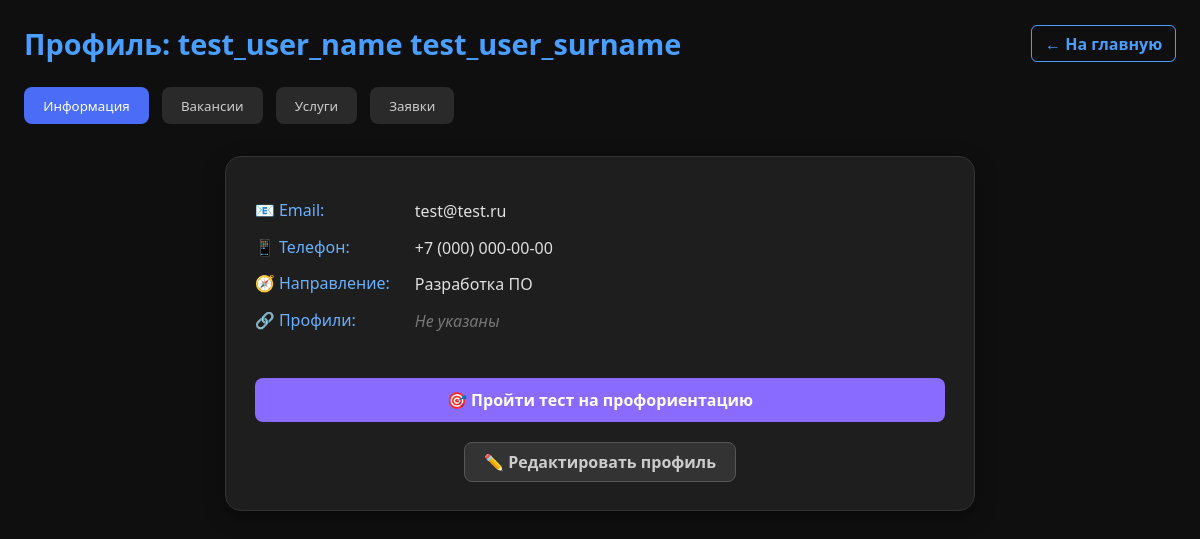
/src/pages/profile/profile.php (signed in), run on the app's committed database.
### tables this page shows
CREATE TABLE `users` (
  `id` int NOT NULL,
  `name` varchar(100) NOT NULL,
  `surname` varchar(100) NOT NULL,
  `patronymic` varchar(100) NOT NULL,
  `birth_date` date NOT NULL,
  `country` varchar(100) NOT NULL,
  `region` varchar(100) NOT NULL,
  `city` varchar(100) NOT NULL,
  `phone` varchar(20) NOT NULL,
  `email` varchar(150) NOT NULL,
  `password` varchar(255) NOT NULL,
  `created_at` timestamp NULL DEFAULT CURRENT_TIMESTAMP,
  `about` text,
  `skills` text,
  `direction` varchar(255) DEFAULT NULL,
  `role` varchar(255) DEFAULT NULL,
  `experience_years` tinyint UNSIGNED DEFAULT NULL,
  `linkedin` varchar(255) DEFAULT NULL,
  `telegram` varchar(255) DEFAULT NULL,
  `github` varchar(255) DEFAULT NULL
);

### src/pages/profile/profile.php (the view, shortened to what the rows shown need)
<?php
$user_id = (int)$_SESSION['user_id'];
$host = 'localhost';
$dbname = 'working';
$username = 'root';
$password = 'root';
try {
    $pdo = new PDO("mysql:host=$host;dbname=$dbname;charset=utf8", $username, $password);
    $pdo->setAttribute(PDO::ATTR_ERRMODE, PDO::ERRMODE_EXCEPTION);
} catch (PDOException $e) {
    die("Ошибка подключения к БД: " . htmlspecialchars($e->getMessage(), ENT_QUOTES, 'UTF-8'));
}
$stmt = $pdo->prepare("SELECT * FROM users WHERE id = ?");
$stmt->execute([$user_id]);
$user = $stmt->fetch(PDO::FETCH_ASSOC);
$user_skills_array = !empty($user['skills'])
    ? array_map('trim', explode(',', $user['skills']))
    : [];
$popular_skills = [
    'Python', 'JavaScript', 'PHP', 'Java', 'C++', 'TypeScript', 'SQL', 'Git',
    'React', 'Vue.js', 'Node.js', 'Docker', 'Kubernetes', 'Figma', 'Adobe Photoshop',
    'UI/UX', 'Data Analysis', 'Machine Learning', 'Cybersecurity', 'HTML', 'CSS'
];
?>
<!DOCTYPE html>
<html lang="ru">
<head>
</head>
<body>
<div class="header">
    <h1>Профиль: <?= htmlspecialchars($user['name'] . ' ' . $user['surname']) ?></h1>
    <a href="../main/main.php" class="back">← На главную</a>
</div>
<div id="info" class="tab-content active">
    <?php if (!empty($_GET['edit']) && $_GET['edit'] === 'profile'): ?>
        <div class="profile-card">
            <?php if (!empty($error)): ?>
                <div style="color: #ff6b6b; margin-bottom: 1rem;"><?= $error ?></div>
            <?php endif; ?>
            <form method="POST" action="">
                <div class="form-group">
                    <label>📧 Email</label>
                    <div><?= htmlspecialchars($user['email']) ?></div>
                </div>
                <div class="form-group">
                    <label>📱 Телефон</label>
                    <div><?= htmlspecialchars($user['phone']) ?></div>
                </div>
                <div class="form-group">
                    <label>💼 Должность / Роль</label>
                    <input type="text" name="role" class="form-control" value="<?= htmlspecialchars($user['role'] ?? '') ?>" placeholder="Например: Product Manager">
                </div>
                <div class="form-group">
                    <label>🧭 Направление деятельности</label>
                    <select name="direction" class="form-control">
                        <option value="">— Выберите —</option>
                        <option value="Разработка ПО" <?= ($user['direction'] ?? '') === 'Разработка ПО' ? 'selected' : '' ?>>Разработка ПО</option>
                        <option value="Веб-разработка" <?= ($user['direction'] ?? '') === 'Веб-разработка' ? 'selected' : '' ?>>Веб-разработка</option>
                        <option value="Мобильная разработка" <?= ($user['direction'] ?? '') === 'Мобильная разработка' ? 'selected' : '' ?>>Мобильная разработка</option>
                        <option value="DevOps / SRE" <?= ($user['direction'] ?? '') === 'DevOps / SRE' ? 'selected' : '' ?>>DevOps / SRE</option>
                        <option value="Data Science" <?= ($user['direction'] ?? '') === 'Data Science' ? 'selected' : '' ?>>Data Science</option>
                        <option value="Искусственный интеллект" <?= ($user['direction'] ?? '') === 'Искусственный интеллект' ? 'selected' : '' ?>>Искусственный интеллект</option>
                        <option value="Машинное обучение" <?= ($user['direction'] ?? '') === 'Машинное обучение' ? 'selected' : '' ?>>Машинное обучение</option>
                        <option value="Анализ данных" <?= ($user['direction'] ?? '') === 'Анализ данных' ? 'selected' : '' ?>>Анализ данных</option>
                        <option value="Кибербезопасность" <?= ($user['direction'] ?? '') === 'Кибербезопасность' ? 'selected' : '' ?>>Кибербезопасность</option>
                        <option value="Тестирование ПО (QA)" <?= ($user['direction'] ?? '') === 'Тестирование ПО (QA)' ? 'selected' : '' ?>>Тестирование ПО (QA)</option>
                        <option value="Системное администрирование" <?= ($user['direction'] ?? '') === 'Системное администрирование' ? 'selected' : '' ?>>Системное администрирование</option>
                        <option value="Сетевые технологии" <?= ($user['direction'] ?? '') === 'Сетевые технологии' ? 'selected' : '' ?>>Сетевые технологии</option>
                        <option value="Blockchain / Web3" <?= ($user['direction'] ?? '') === 'Blockchain / Web3' ? 'selected' : '' ?>>Blockchain / Web3</option>
                        <option value="Облачные технологии" <?= ($user['direction'] ?? '') === 'Облачные технологии' ? 'selected' : '' ?>>Облачные технологии</option>
                        <option value="Игровая индустрия" <?= ($user['direction'] ?? '') === 'Игровая индустрия' ? 'selected' : '' ?>>Игровая индустрия</option>
                        <option value="Управление продуктом (PM)" <?= ($user['direction'] ?? '') === 'Управление продуктом (PM)' ? 'selected' : '' ?>>Управление продуктом (PM)</option>
                        <option value="Проектный менеджмент" <?= ($user['direction'] ?? '') === 'Проектный менеджмент' ? 'selected' : '' ?>>Проектный менеджмент</option>
                        <option value="Бизнес-аналитика" <?= ($user['direction'] ?? '') === 'Бизнес-аналитика' ? 'selected' : '' ?>>Бизнес-аналитика</option>
                        <option value="Стратегия и консалтинг" <?= ($user['direction'] ?? '') === 'Стратегия и консалтинг' ? 'selected' : '' ?>>Стратегия и консалтинг</option>
                        <option value="Операционное управление" <?= ($user['direction'] ?? '') === 'Операционное управление' ? 'selected' : '' ?>>Операционное управление</option>
                        <option value="Предпринимательство" <?= ($user['direction'] ?? '') === 'Предпринимательство' ? 'selected' : '' ?>>Предпринимательство</option>
                        <option value="Маркетинг" <?= ($user['direction'] ?? '') === 'Маркетинг' ? 'selected' : '' ?>>Маркетинг</option>
                        <option value="Digital-маркетинг" <?= ($user['direction'] ?? '') === 'Digital-маркетинг' ? 'selected' : '' ?>>Digital-маркетинг</option>
                        <option value="Контент-маркетинг" <?= ($user['direction'] ?? '') === 'Контент-маркетинг' ? 'selected' : '' ?>>Контент-маркетинг</option>
                        <option value="SEO / SMM" <?= ($user['direction'] ?? '') === 'SEO / SMM' ? 'selected' : '' ?>>SEO / SMM</option>
                        <option value="Продажи" <?= ($user['direction'] ?? '') === 'Продажи' ? 'selected' : '' ?>>Продажи</option>
                        <option value="Реклама" <?= ($user['direction'] ?? '') === 'Реклама' ? 'selected' : '' ?>>Реклама</option>
                        <option value="PR" <?= ($user['direction'] ?? '') === 'PR' ? 'selected' : '' ?>>PR</option>
                        <option value="Финансы" <?= ($user['direction'] ?? '') === 'Финансы' ? 'selected' : '' ?>>Финансы</option>
                        <option value="Бухгалтерия" <?= ($user['direction'] ?? '') === 'Бухгалтерия' ? 'selected' : '' ?>>Бухгалтерия</option>
                        <option value="Аудит" <?= ($user['direction'] ?? '') === 'Аудит' ? 'selected' : '' ?>>Аудит</option>
                        <option value="Инвестиции" <?= ($user['direction'] ?? '') === 'Инвестиции' ? 'selected' : '' ?>>Инвестиции</option>
                        <option value="Страхование" <?= ($user['direction'] ?? '') === 'Страхование' ? 'selected' : '' ?>>Страхование</option>
                        <option value="Юриспруденция" <?= ($user['direction'] ?? '') === 'Юриспруденция' ? 'selected' : '' ?>>Юриспруденция</option>
                        <option value="Комплаенс" <?= ($user['direction'] ?? '') === 'Комплаенс' ? 'selected' : '' ?>>Комплаенс</option>
                        <option value="Налоговое право" <?= ($user['direction'] ?? '') === 'Налоговое право' ? 'selected' : '' ?>>Налоговое право</option>
                        <option value="UI/UX-дизайн" <?= ($user['direction'] ?? '') === 'UI/UX-дизайн' ? 'selected' : '' ?>>UI/UX-дизайн</option>
                        <option value="Графический дизайн" <?= ($user['direction'] ?? '') === 'Графический дизайн' ? 'selected' : '' ?>>Графический дизайн</option>
                        <option value="Моушн-дизайн" <?= ($user['direction'] ?? '') === 'Моушн-дизайн' ? 'selected' : '' ?>>Моушн-дизайн</option>
                        <option value="Видео и монтаж" <?= ($user['direction'] ?? '') === 'Видео и монтаж' ? 'selected' : '' ?>>Видео и монтаж</option>
                        <option value="Фотография" <?= ($user['direction'] ?? '') === 'Фотография' ? 'selected' : '' ?>>Фотография</option>
                        <option value="Музыка и звук" <?= ($user['direction'] ?? '') === 'Музыка и звук' ? 'selected' : '' ?>>Музыка и звук</option>
                        <option value="Копирайтинг" <?= ($user['direction'] ?? '') === 'Копирайтинг' ? 'selected' : '' ?>>Копирайтинг</option>
                        <option value="Журналистика" <?= ($user['direction'] ?? '') === 'Журналистика' ? 'selected' : '' ?>>Журналистика</option>
                        <option value="Образование" <?= ($user['direction'] ?? '') === 'Образование' ? 'selected' : '' ?>>Образование</option>
                        <option value="Научные исследования" <?= ($user['direction'] ?? '') === 'Научные исследования' ? 'selected' : '' ?>>Научные исследования</option>
                        <option value="Медицина" <?= ($user['direction'] ?? '') === 'Медицина' ? 'selected' : '' ?>>Медицина</option>
                        <option value="Психология" <?= ($user['direction'] ?? '') === 'Психология' ? 'selected' : '' ?>>Психология</option>
                        <option value="Биотехнологии" <?= ($user['direction'] ?? '') === 'Биотехнологии' ? 'selected' : '' ?>>Биотехнологии</option>
                        <option value="Инженерия" <?= ($user['direction'] ?? '') === 'Инженерия' ? 'selected' : '' ?>>Инженерия</option>
                        <option value="Строительство" <?= ($user['direction'] ?? '') === 'Строительство' ? 'selected' : '' ?>>Строительство</option>
                        <option value="Архитектура" <?= ($user['direction'] ?? '') === 'Архитектура' ? 'selected' : '' ?>>Архитектура</option>
                        <option value="Логистика" <?= ($user['direction'] ?? '') === 'Логистика' ? 'selected' : '' ?>>Логистика</option>
                        <option value="Сельское хозяйство" <?= ($user['direction'] ?? '') === 'Сельское хозяйство' ? 'selected' : '' ?>>Сельское хозяйство</option>
                        <option value="Энергетика" <?= ($user['direction'] ?? '') === 'Энергетика' ? 'selected' : '' ?>>Энергетика</option>
                        <option value="HR и рекрутинг" <?= ($user['direction'] ?? '') === 'HR и рекрутинг' ? 'selected' : '' ?>>HR и рекрутинг</option>
                        <option value="Государственная служба" <?= ($user['direction'] ?? '') === 'Государственная служба' ? 'selected' : '' ?>>Государственная служба</option>
                        <option value="НКО и социальные проекты" <?= ($user['direction'] ?? '') === 'НКО и социальные проекты' ? 'selected' : '' ?>>НКО и социальные проекты</option>
                        <option value="Туризм и гостеприимство" <?= ($user['direction'] ?? '') === 'Туризм и гостеприимство' ? 'selected' : '' ?>>Туризм и гостеприимство</option>
                        <option value="Ресторанный бизнес" <?= ($user['direction'] ?? '') === 'Ресторанный бизнес' ? 'selected' : '' ?>>Ресторанный бизнес</option>
                        <option value="Розничная торговля" <?= ($user['direction'] ?? '') === 'Розничная торговля' ? 'selected' : '' ?>>Розничная торговля</option>
                        <option value="Автомобильный бизнес" <?= ($user['direction'] ?? '') === 'Автомобильный бизнес' ? 'selected' : '' ?>>Автомобильный бизнес</option>
                        <option value="Другое" <?= ($user['direction'] ?? '') === 'Другое' ? 'selected' : '' ?>>Другое</option>
                    </select>
                </div>
                <div class="form-group">
                    <label>📅 Опыт работы (лет)</label>
                    <input type="number" name="experience_years" class="form-control" value="<?= (int)($user['experience_years'] ?? 0) ?>" min="0" max="60">
                </div>
                <div class="form-group">
                    <label>📝 О себе</label>
                    <textarea name="about" class="form-control" placeholder="Расскажите о себе..."><?= htmlspecialchars($user['about'] ?? '') ?></textarea>
                </div>
                <div class="form-group">
                    <label>🛠️ Навыки</label>
                    <p style="color:#888; font-size:0.9rem; margin-bottom:0.6rem;">Выберите популярные навыки и/или добавьте свои:</p>
                    <div class="skills-checklist">
                        <?php foreach ($popular_skills as $skill): ?>
                            <label class="skill-checkbox">
                                <input type="checkbox" name="skills[]" value="<?= htmlspecialchars($skill) ?>"
                                    <?= in_array($skill, $user_skills_array) ? 'checked' : '' ?>>
                                <?= htmlspecialchars($skill) ?>
                            </label>
                        <?php endforeach; ?>
                    </div>
                    <input type="text" name="custom_skills" class="form-control"
                        placeholder="Или введите свои навыки через запятую: Swift, Unity, Blender..."
                        value="">
                </div>
                <div class="form-group">
                    <label>🔗 Профили</label>
                    <input type="url" name="linkedin" class="form-control" value="<?= htmlspecialchars($user['linkedin'] ?? '') ?>" placeholder="https://linkedin.com/in/...">
                    <input type="text" name="telegram" class="form-control" value="<?= htmlspecialchars($user['telegram'] ?? '') ?>" placeholder="@username">
                    <input type="url" name="github" class="form-control" value="<?= htmlspecialchars($user['github'] ?? '') ?>" placeholder="https://github.com/...">
                </div>
                <div class="form-actions">
                    <button type="submit" name="save_profile" class="btn btn-primary">Сохранить профиль</button>
                    <a href="?tab=info" class="btn btn-secondary">Отмена</a>
                </div>
            </form>
        </div>
    <?php else: ?>
        <div class="profile-card">
            <div class="info-row">
                <div class="info-label">📧 Email:</div>
                <div class="info-value"><?= htmlspecialchars($user['email']) ?></div>
            </div>
            <div class="info-row">
                <div class="info-label">📱 Телефон:</div>
                <div class="info-value"><?= htmlspecialchars($user['phone']) ?></div>
            </div>
            <?php if (!empty($user['direction'])): ?>
            <div class="info-row">
                <div class="info-label">🧭 Направление:</div>
                <div class="info-value"><?= htmlspecialchars($user['direction']) ?></div>
            </div>
            <?php endif; ?>
            <div class="info-row">
                <div class="info-label">🔗 Профили:</div>
                <div class="info-value">
                    <?php if (empty($user['linkedin']) && empty($user['telegram']) && empty($user['github'])): ?>
                        <i>Не указаны</i>
                    <?php endif; ?>
                </div>
            </div>
            <div style="text-align: center; margin-top: 1.8rem;">
                <a href="../test/test.php" target="_blank" class="btn btn-test">
                    🎯 Пройти тест на профориентацию
                </a>
            </div>
            <div style="text-align: center; margin-top: 1.2rem;">
                <a href="?edit=profile" class="btn btn-secondary" style="padding: 0.5rem 1.2rem;">✏️ Редактировать профиль</a>
            </div>
        </div>
    <?php endif; ?>
</div>
</body>
</html>

### data on the page
users: name+surname "test_user_name test_user_surname", email "test@test.ru", phone "+7 (000) 000-00-00", direction "Разработка ПО"
